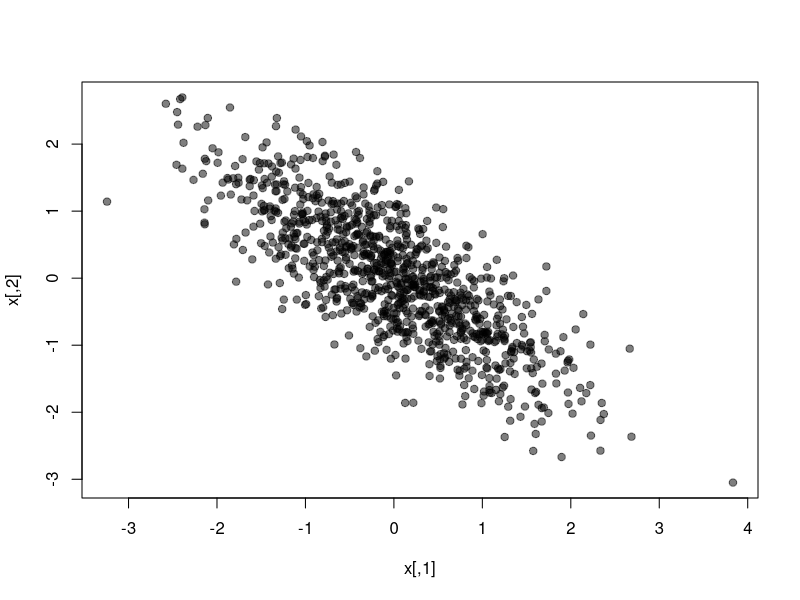
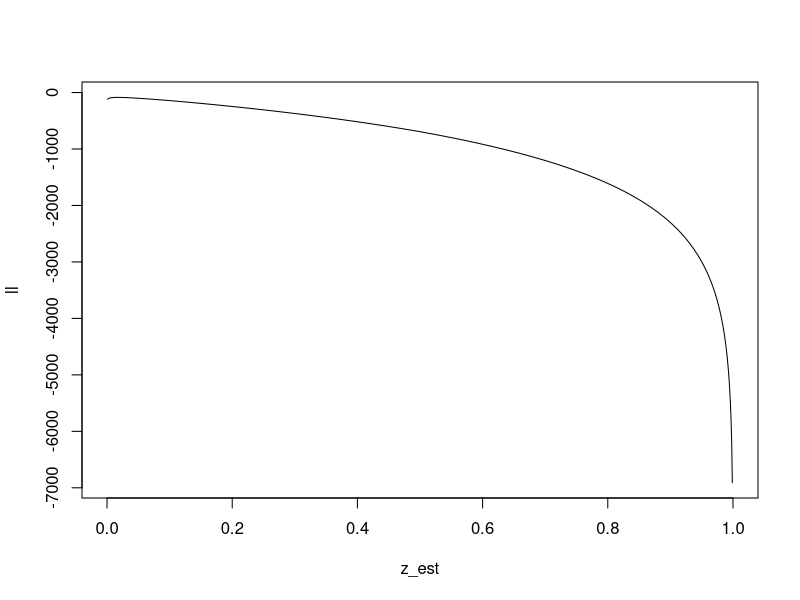

Recreate these plots in R, in order.
rij <- -0.8
R <- matrix(c(1,rij,rij,1), 2, 2)
n <- 1E3
x <- matrix(rnorm(n*2), 2, n)
x <- t(t(chol(R)) %*% x)
plot(x, pch = 19, col = adjustcolor(1,0.5))

thresh <- 2
y <- (x > thresh) + 0

cor(x)
cor(y)

table(apply(y, 1, paste0, collapse = "-"))

z <- y[,1]
zbar <- mean(z)
sum(log(1 - apply(cbind(zbar, abs(z - zbar)), 1, max)))

z_est <- 0:1000/1000
ll <- sapply(z_est, function(zi) sum(log(1 - apply(cbind(zi, abs(z - zi)), 1, max))))
plot(z_est, ll, type = "l")
z_est[which.max(ll)]
zbar
